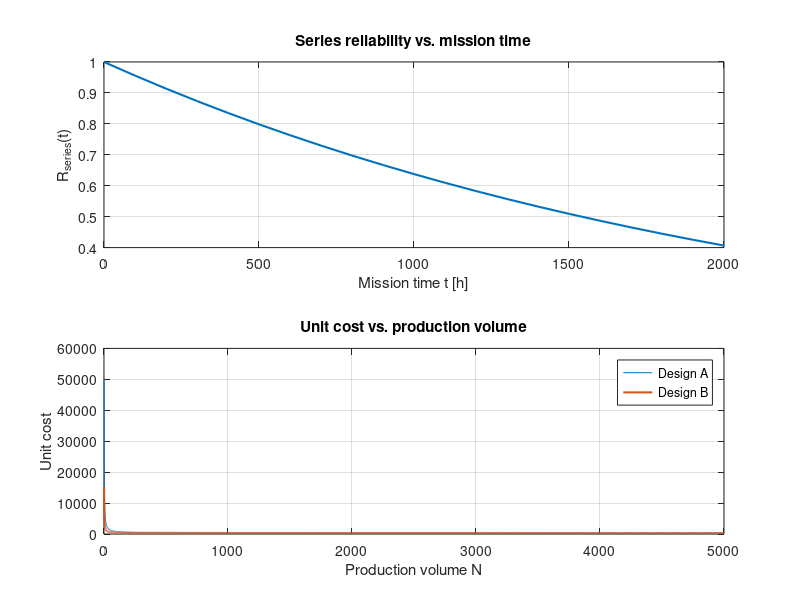

Reproduce this figure in MATLAB.
function demo_productization()
    % Failure rates for 3 series components [1/h]
    lambdas = [1e-4, 2e-4, 1.5e-4];
    t = 0:100:2000;  % mission time grid

    R_series = exp(-sum(lambdas) * t);

    % Cost comparison for designs A and B
    F_A = 5e4; F_B = 1.5e4;
    cA = 250; cB = 280;
    Y_A = 0.95; Y_B = 0.98;
    c_oA = 40;  c_oB = 35;

    N = 1:5000;
    c_unit_A = F_A ./ N + cA ./ Y_A + c_oA;
    c_unit_B = F_B ./ N + cB ./ Y_B + c_oB;

    figure;
    subplot(2,1,1);
    plot(t, R_series, 'LineWidth', 1.5);
    xlabel('Mission time t [h]');
    ylabel('R_{series}(t)');
    grid on;
    title('Series reliability vs. mission time');

    subplot(2,1,2);
    plot(N, c_unit_A, N, c_unit_B, 'LineWidth', 1.5);
    xlabel('Production volume N');
    ylabel('Unit cost');
    legend('Design A','Design B', 'Location', 'best');
    grid on;
    title('Unit cost vs. production volume');
end

% (Optional) Simulink setup for a simple derating calculation:
% model = 'derating_model';
% new_system(model);
% open_system(model);
% add_block('simulink/Sources/Constant', [model '/Load']);
% add_block('simulink/Math Operations/Gain', [model '/Derating']);
% set_param([model '/Derating'], 'Gain', '0.8');  % 20%% derating
% add_block('simulink/Sinks/Scope', [model '/Scope']);
% add_line(model, 'Load/1', 'Derating/1');
% add_line(model, 'Derating/1', 'Scope/1');
% save_system(model);
      
